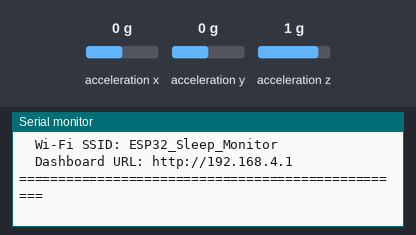
Simulated run of this sketch. Board: ESP32-S3. Parts: the last lines printed to the serial monitor. Wiring (inferred from the names in the program): MPU-6050 motion sensor at I2C address 0x68. The inputs (shaded band) are chosen by the test bench; at power-on: acceleration x 0 g, acceleration y 0 g, acceleration z 1 g.

Above: at 1.2 s.
1.3 s: acceleration x set to -1.4 g
At 2.7 s:
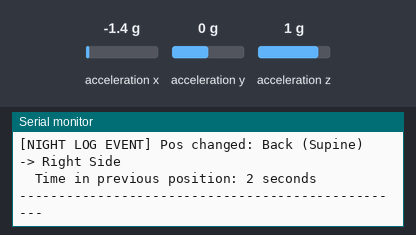
3.5 s: acceleration y set to -1.4 g
At 4.7 s:
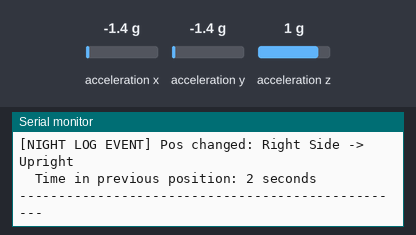
5.5 s: acceleration y set to 0 g
At 6.7 s:
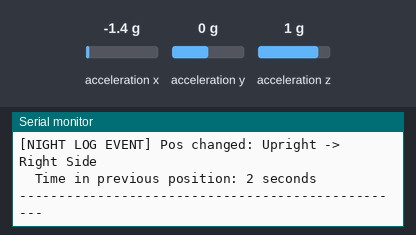
7.5 s: acceleration x set to -0.8 g
At 8.7 s:
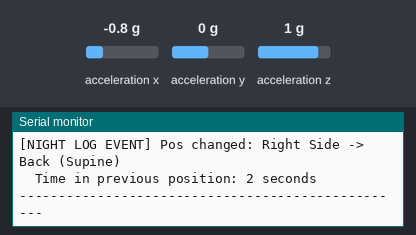
9.5 s: acceleration z set to -1.4 g
At 12.4 s:
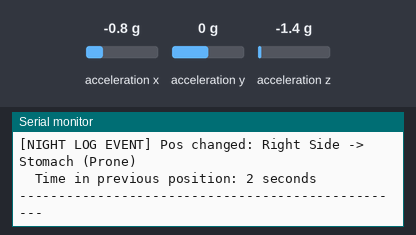
12.5 s: acceleration z set to 0 g
At 14.7 s:
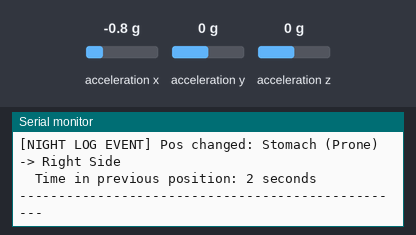

Measured:
- after the input at 1.3 s, the serial monitor: prints a new line after 0.71 s (image 1)
- after the input at 3.5 s, the serial monitor: prints a new line after 0.53 s (image 2)
- after the input at 5.5 s, the serial monitor: prints a new line after 0.54 s (image 3)
- after the input at 7.5 s, the serial monitor: prints a new line after 0.55 s (image 4)
- after the input at 9.5 s, the serial monitor: prints a new line after 0.57 s (image 5)
- after the input at 12.5 s, the serial monitor: prints a new line after 1.6 s (image 6)

The sketch:

sleep_position_monitor.ino
```cpp
#include <Wire.h>
#include <WiFi.h>
#include <WebServer.h>
#include <math.h>

// Hardware Configuration
#define MPU_ADDR 0x68
#define I2C_SDA  8
#define I2C_SCL  9
#define RGB_BUILTIN 48

// Wi-Fi SoftAP Configuration
const char* AP_SSID = "ESP32_Sleep_Monitor";
const char* AP_PASS = ""; // Open network

WebServer server(80);

// Sleep Positions
#define POS_BACK       0  // Supine (On the back) - Clinical apnea risk
#define POS_STOMACH    1  // Prone (On the stomach)
#define POS_LEFT_SIDE  2  // Left lateral decubitus
#define POS_RIGHT_SIDE 3  // Right lateral decubitus
#define POS_UPRIGHT    4  // Sitting / Standing

const char* POS_NAMES[] = {
  "ON THE BACK (Supine)",
  "ON THE STOMACH (Prone)",
  "ON THE LEFT SIDE",
  "ON THE RIGHT SIDE",
  "UPRIGHT / SITTING"
};

const char* POS_SHORT[] = {
  "Back (Supine)",
  "Stomach (Prone)",
  "Left Side",
  "Right Side",
  "Upright"
};

// Gravity low-pass filter
float grav_x = 0.0f, grav_y = 0.0f, grav_z = 1.0f;
const float ALPHA = 0.05f; // Smoothing factor for gravity isolation

// Current state & timing
int current_position = POS_BACK;
int smoothed_position = POS_BACK;
unsigned long position_start_time = 0;
unsigned long last_sample_time = 0;
const unsigned long SAMPLE_INTERVAL_MS = 20; // 50 Hz

// Cumulative statistics (seconds in each position)
unsigned long time_in_pos[5] = {0, 0, 0, 0, 0};
unsigned long last_stat_update = 0;
int total_transitions = 0;

// Night Event Log (stores up to 50 transitions)
struct SleepEvent {
  int position;
  unsigned long timestamp_sec;
  unsigned long duration_sec;
};
#define MAX_LOG_EVENTS 50
SleepEvent night_log[MAX_LOG_EVENTS];
int log_count = 0;

// Position smoothing (majority filter over 1.5 seconds)
#define SMOOTH_HISTORY 6
int pos_history[SMOOTH_HISTORY];
int history_idx = 0;
bool history_full = false;

void set_led_color(int pos) {
  #ifdef RGB_BUILTIN
  switch (pos) {
    case POS_BACK:
      neopixelWrite(RGB_BUILTIN, 0, 0, 64);    // Blue (Supine)
      break;
    case POS_STOMACH:
      neopixelWrite(RGB_BUILTIN, 64, 0, 0);    // Red (Prone)
      break;
    case POS_LEFT_SIDE:
      neopixelWrite(RGB_BUILTIN, 0, 64, 0);    // Green (Left side)
      break;
    case POS_RIGHT_SIDE:
      neopixelWrite(RGB_BUILTIN, 64, 40, 0);   // Yellow/Orange (Right side)
      break;
    case POS_UPRIGHT:
      neopixelWrite(RGB_BUILTIN, 32, 32, 32);  // Dim white (Upright)
      break;
  }
  #endif
}

int classify_sleep_position(float gx, float gy, float gz) {
  // gx: lateral axis (left/right tilt)
  // gy: longitudinal axis (head/foot tilt)
  // gz: normal axis (front/back chest expansion)

  // 1. Check if patient is sitting upright or standing (head up)
  if (fabsf(gy) > 0.65f) {
    return POS_UPRIGHT;
  }

  // 2. Identify dominant horizontal tilt
  float abs_x = fabsf(gx);
  float abs_z = fabsf(gz);

  if (abs_z >= abs_x) {
    // Sensor facing up -> Back (Supine)
    if (gz > 0.0f) {
      return POS_BACK;
    } else {
      return POS_STOMACH;
    }
  } else {
    // Sensor tilted on lateral edge
    if (gx > 0.0f) {
      return POS_LEFT_SIDE;
    } else {
      return POS_RIGHT_SIDE;
    }
  }
}

int get_smoothed_position(int raw_pos) {
  pos_history[history_idx++] = raw_pos;
  if (history_idx >= SMOOTH_HISTORY) {
    history_idx = 0;
    history_full = true;
  }

  int votes[5] = {0};
  int total = history_full ? SMOOTH_HISTORY : history_idx;
  for (int i = 0; i < total; i++) votes[pos_history[i]]++;

  int best = raw_pos;
  int max_v = 0;
  for (int p = 0; p < 5; p++) {
    if (votes[p] > max_v) {
      max_v = votes[p];
      best = p;
    }
  }
  return best;
}

void log_position_change(int old_pos, int new_pos, unsigned long dur_sec) {
  if (log_count < MAX_LOG_EVENTS) {
    night_log[log_count].position = old_pos;
    night_log[log_count].timestamp_sec = millis() / 1000;
    night_log[log_count].duration_sec = dur_sec;
    log_count++;
  } else {
    // Shift log
    for (int i = 0; i < MAX_LOG_EVENTS - 1; i++) {
      night_log[i] = night_log[i + 1];
    }
    night_log[MAX_LOG_EVENTS - 1].position = old_pos;
    night_log[MAX_LOG_EVENTS - 1].timestamp_sec = millis() / 1000;
    night_log[MAX_LOG_EVENTS - 1].duration_sec = dur_sec;
  }
  total_transitions++;

  Serial.println("\n--------------------------------------------------");
  Serial.printf("[NIGHT LOG EVENT] Pos changed: %s -> %s\n", POS_SHORT[old_pos], POS_SHORT[new_pos]);
  Serial.printf("  Time in previous position: %lu seconds\n", dur_sec);
  Serial.println("--------------------------------------------------");
}

// Embedded HTML UI
const char SLEEP_HTML[] PROGMEM = R"rawliteral(
<!DOCTYPE html>
<html lang="en">
<head>
  <meta charset="UTF-8">
  <meta name="viewport" content="width=device-width, initial-scale=1.0">
  <title>Overnight Sleep Position Monitor - ESP32-S3</title>
  <style>
    :root {
      --bg: #0b0f19; --card: #151c2c; --border: #232f48;
      --back: #3b82f6; --stomach: #ef4444; --left: #10b981; --right: #f59e0b; --upright: #94a3b8;
    }
    * { box-sizing: border-box; margin: 0; padding: 0; font-family: -apple-system, BlinkMacSystemFont, "Segoe UI", Roboto, sans-serif; }
    body { background: var(--bg); color: #f1f5f9; padding: 1.5rem; display: flex; flex-direction: column; gap: 1.5rem; }
    header { border-bottom: 1px solid var(--border); padding-bottom: 1rem; display: flex; justify-content: space-between; align-items: center; flex-wrap: wrap; gap: 0.8rem; }
    h1 { font-size: 1.4rem; display: flex; align-items: center; gap: 0.5rem; }
    .badge { background: #1e293b; color: #38bdf8; border: 1px solid #38bdf8; padding: 0.2rem 0.6rem; border-radius: 99px; font-size: 0.8rem; }
    .grid { display: grid; grid-template-columns: 1fr 1fr; gap: 1.5rem; }
    @media (max-width: 800px) { .grid { grid-template-columns: 1fr; } }
    .card { background: var(--card); border: 1px solid var(--border); border-radius: 12px; padding: 1.5rem; display: flex; flex-direction: column; gap: 1rem; }
    .card-title { font-size: 1rem; text-transform: uppercase; letter-spacing: 0.05em; color: #94a3b8; }

    /* Live Position Display */
    .pos-box { display: flex; flex-direction: column; align-items: center; justify-content: center; padding: 2rem; border-radius: 12px; background: #0a0e17; border: 2px solid var(--border); text-align: center; min-height: 170px; }
    .pos-name { font-size: 2rem; font-weight: 800; letter-spacing: 0.05em; margin-bottom: 0.5rem; }
    .pos-dur { font-size: 1.1rem; color: #94a3b8; }
    .pos-back { border-color: var(--back); color: var(--back); box-shadow: 0 0 25px rgba(59,130,246,0.25); }
    .pos-stomach { border-color: var(--stomach); color: var(--stomach); box-shadow: 0 0 25px rgba(239,68,68,0.25); }
    .pos-left { border-color: var(--left); color: var(--left); box-shadow: 0 0 25px rgba(16,185,129,0.25); }
    .pos-right { border-color: var(--right); color: var(--right); box-shadow: 0 0 25px rgba(245,158,11,0.25); }
    .pos-upright { border-color: var(--upright); color: var(--upright); }

    /* Apnea alert banner */
    .apnea-warning { display: none; padding: 0.8rem 1.2rem; border-radius: 8px; background: rgba(239,68,68,0.15); border: 1px solid #ef4444; color: #fca5a5; font-size: 0.9rem; align-items: center; gap: 0.6rem; }

    /* Distribution Progress Bars */
    .dist-row { display: flex; flex-direction: column; gap: 0.3rem; font-size: 0.9rem; }
    .dist-header { display: flex; justify-content: space-between; font-weight: 600; }
    .bar-bg { height: 12px; background: #1e293b; border-radius: 6px; overflow: hidden; }
    .bar-fill { height: 100%; width: 0%; transition: width 0.3s; border-radius: 6px; }

    /* Table for Night Log */
    table { width: 100%; border-collapse: collapse; font-size: 0.85rem; margin-top: 0.5rem; }
    th, td { padding: 0.6rem; text-align: left; border-bottom: 1px solid var(--border); }
    th { color: #94a3b8; font-weight: 600; text-transform: uppercase; font-size: 0.75rem; }
  </style>
</head>
<body>
  <header>
    <div>
      <h1>🛌 Overnight Sleep Position Monitor <span class="badge">Own Extension</span></h1>
      <p style="color: #94a3b8; font-size: 0.85rem; margin-top: 0.2rem;">Computer-Aided Medical Diagnostics - Positional Sleep Apnea Diagnostic</p>
    </div>
    <span id="uptime" style="font-size: 0.85rem; color: #38bdf8;">Recording: 0 s</span>
  </header>

  <div id="apneaAlert" class="apnea-warning">
    <span>⚠️ <strong>Positional Apnea Warning:</strong> Patient has remained in Supine position (on the back) for > 15s. Higher risk of airway collapse.</span>
  </div>

  <div class="grid">
    <!-- Card 1: Live Sleep Posture -->
    <div class="card">
      <div class="card-title">Current Sleep Position</div>
      <div id="posBox" class="pos-box pos-back">
        <div id="posName" class="pos-name">ON THE BACK (Supine)</div>
        <div id="posDur" class="pos-dur">Time in position: 0 s</div>
      </div>
      <div style="font-size: 0.85rem; color: #94a3b8; line-height: 1.4;">
        💡 <strong>Clinical relevance:</strong> In Positional Obstructive Sleep Apnea (POSA), breathing events occur predominantly while sleeping on the back.
      </div>
    </div>

    <!-- Card 2: Cumulative Sleep Distribution -->
    <div class="card">
      <div class="card-title">Night Sleep Position Distribution</div>

      <div class="dist-row">
        <div class="dist-header"><span>🔵 On the Back (Supine)</span><span id="pctBack">0%</span></div>
        <div class="bar-bg"><div id="barBack" class="bar-fill" style="background: var(--back);"></div></div>
      </div>

      <div class="dist-row">
        <div class="dist-header"><span>🔴 On the Stomach (Prone)</span><span id="pctStomach">0%</span></div>
        <div class="bar-bg"><div id="barStomach" class="bar-fill" style="background: var(--stomach);"></div></div>
      </div>

      <div class="dist-row">
        <div class="dist-header"><span>🟢 Left Side</span><span id="pctLeft">0%</span></div>
        <div class="bar-bg"><div id="barLeft" class="bar-fill" style="background: var(--left);"></div></div>
      </div>

      <div class="dist-row">
        <div class="dist-header"><span>🟡 Right Side</span><span id="pctRight">0%</span></div>
        <div class="bar-bg"><div id="barRight" class="bar-fill" style="background: var(--right);"></div></div>
      </div>

      <div class="dist-row">
        <div class="dist-header"><span>⚪ Upright / Sitting</span><span id="pctUpright">0%</span></div>
        <div class="bar-bg"><div id="barUpright" class="bar-fill" style="background: var(--upright);"></div></div>
      </div>
    </div>
  </div>

  <!-- Card 3: Night Event Log -->
  <div class="card">
    <div style="display: flex; justify-content: space-between; align-items: center;">
      <div class="card-title">Log of the Night (Transition History)</div>
      <span id="transCount" style="font-size: 0.85rem; color: #94a3b8;">Total transitions: 0</span>
    </div>
    <div style="max-height: 200px; overflow-y: auto;">
      <table>
        <thead>
          <tr>
            <th>Event #</th>
            <th>Sleep Position</th>
            <th>Timestamp</th>
            <th>Duration</th>
          </tr>
        </thead>
        <tbody id="logBody">
          <tr><td colspan="4" style="text-align: center; color: #64748b;">No position change logged yet.</td></tr>
        </tbody>
      </table>
    </div>
  </div>

  <script>
    async function updateData() {
      try {
        const res = await fetch('/sleep_data');
        if (!res.ok) return;
        const d = await res.json();

        // Update live position
        const posBox = document.getElementById('posBox');
        const posName = document.getElementById('posName');
        const posDur = document.getElementById('posDur');

        posBox.className = 'pos-box';
        const pNames = ['pos-back', 'pos-stomach', 'pos-left', 'pos-right', 'pos-upright'];
        posBox.classList.add(pNames[d.current_pos]);
        posName.innerText = d.pos_name;
        posDur.innerText = `Time in position: ${d.current_duration} s`;

        // Apnea warning for prolonged back sleeping (> 15s in demo)
        const alertBanner = document.getElementById('apneaAlert');
        if (d.current_pos === 0 && d.current_duration >= 15) {
          alertBanner.style.display = 'flex';
        } else {
          alertBanner.style.display = 'none';
        }

        // Update total time
        document.getElementById('uptime').innerText = `Recording: ${d.total_time} s`;
        document.getElementById('transCount').innerText = `Total transitions: ${d.transitions}`;

        // Update distribution bars
        const t = d.total_time > 0 ? d.total_time : 1;
        const pBack = Math.round((d.time_in_pos[0] / t) * 100);
        const pStom = Math.round((d.time_in_pos[1] / t) * 100);
        const pLeft = Math.round((d.time_in_pos[2] / t) * 100);
        const pRigh = Math.round((d.time_in_pos[3] / t) * 100);
        const pUpri = Math.round((d.time_in_pos[4] / t) * 100);

        document.getElementById('pctBack').innerText = `${d.time_in_pos[0]}s (${pBack}%)`;
        document.getElementById('barBack').style.width = pBack + '%';

        document.getElementById('pctStomach').innerText = `${d.time_in_pos[1]}s (${pStom}%)`;
        document.getElementById('barStomach').style.width = pStom + '%';

        document.getElementById('pctLeft').innerText = `${d.time_in_pos[2]}s (${pLeft}%)`;
        document.getElementById('barLeft').style.width = pLeft + '%';

        document.getElementById('pctRight').innerText = `${d.time_in_pos[3]}s (${pRigh}%)`;
        document.getElementById('barRight').style.width = pRigh + '%';

        document.getElementById('pctUpright').innerText = `${d.time_in_pos[4]}s (${pUpri}%)`;
        document.getElementById('barUpright').style.width = pUpri + '%';

        // Update log table
        if (d.log && d.log.length > 0) {
          const tbody = document.getElementById('logBody');
          tbody.innerHTML = '';
          d.log.slice().reverse().forEach((ev, idx) => {
            const row = document.createElement('tr');
            row.innerHTML = `
              <td>#${d.log.length - idx}</td>
              <td style="font-weight: 600;">${ev.position}</td>
              <td>+${ev.time} s</td>
              <td>${ev.duration} s</td>
            `;
            tbody.appendChild(row);
          });
        }

      } catch (e) {}
    }

    setInterval(updateData, 500);
  </script>
</body>
</html>
)rawliteral";

void handleRoot() {
  server.send(200, "text/html", SLEEP_HTML);
}

void handleSleepData() {
  unsigned long now_sec = millis() / 1000;
  unsigned long cur_dur = (millis() - position_start_time) / 1000;
  unsigned long total_time = now_sec;

  // Build JSON
  String json = "{";
  json += "\"current_pos\":" + String(smoothed_position) + ",";
  json += "\"pos_name\":\"" + String(POS_NAMES[smoothed_position]) + "\",";
  json += "\"current_duration\":" + String(cur_dur) + ",";
  json += "\"total_time\":" + String(total_time) + ",";
  json += "\"transitions\":" + String(total_transitions) + ",";
  json += "\"time_in_pos\":[" +
          String(time_in_pos[0]) + "," +
          String(time_in_pos[1]) + "," +
          String(time_in_pos[2]) + "," +
          String(time_in_pos[3]) + "," +
          String(time_in_pos[4]) + "],";

  json += "\"log\":[";
  for (int i = 0; i < log_count; i++) {
    json += "{\"position\":\"" + String(POS_SHORT[night_log[i].position]) + "\",";
    json += "\"time\":" + String(night_log[i].timestamp_sec) + ",";
    json += "\"duration\":" + String(night_log[i].duration_sec) + "}";
    if (i < log_count - 1) json += ",";
  }
  json += "]}";

  server.send(200, "application/json", json);
}

void setup() {
  Serial.begin(115200);
  Wire.begin(I2C_SDA, I2C_SCL);

  // Wake up MPU-6050
  Wire.beginTransmission(MPU_ADDR);
  Wire.write(0x6B);
  Wire.write(0);
  Wire.endTransmission(true);

  // Configure Accel (+/- 4g)
  Wire.beginTransmission(MPU_ADDR);
  Wire.write(0x1C);
  Wire.write(0x08);
  Wire.endTransmission(true);

  #ifdef RGB_BUILTIN
  neopixelWrite(RGB_BUILTIN, 0, 0, 64);
  #endif

  position_start_time = millis();
  last_stat_update = millis();

  // Configure Wi-Fi SoftAP
  WiFi.mode(WIFI_AP);
  WiFi.softAP(AP_SSID, AP_PASS);

  IPAddress myIP = WiFi.softAPIP();
  Serial.println("==================================================");
  Serial.println("  ESP32-S3 Sleep Position Monitor & Night Logger");
  Serial.print("  Wi-Fi SSID: "); Serial.println(AP_SSID);
  Serial.print("  Dashboard URL: http://"); Serial.println(myIP);
  Serial.println("==================================================");

  server.on("/", handleRoot);
  server.on("/sleep_data", handleSleepData);
  server.begin();
}

void loop() {
  server.handleClient();

  unsigned long now = millis();

  // Update cumulative time stats every second
  if (now - last_stat_update >= 1000) {
    time_in_pos[smoothed_position] += (now - last_stat_update) / 1000;
    last_stat_update = now;
  }

  // Sample IMU at 50 Hz
  if (now - last_sample_time >= SAMPLE_INTERVAL_MS) {
    last_sample_time = now;

    Wire.beginTransmission(MPU_ADDR);
    Wire.write(0x3B);
    Wire.endTransmission(false);
    Wire.requestFrom(MPU_ADDR, 6, true); // Read ax, ay, az

    if (Wire.available() >= 6) {
      int16_t raw_ax = (Wire.read() << 8) | Wire.read();
      int16_t raw_ay = (Wire.read() << 8) | Wire.read();
      int16_t raw_az = (Wire.read() << 8) | Wire.read();

      float ax = raw_ax / 8192.0f;
      float ay = raw_ay / 8192.0f;
      float az = raw_az / 8192.0f;

      // Low-pass filter to isolate steady gravity vector
      grav_x = (1.0f - ALPHA) * grav_x + ALPHA * ax;
      grav_y = (1.0f - ALPHA) * grav_y + ALPHA * ay;
      grav_z = (1.0f - ALPHA) * grav_z + ALPHA * az;

      int raw_pos = classify_sleep_position(grav_x, grav_y, grav_z);
      int smoothed_pos = get_smoothed_position(raw_pos);

      // Handle position transition
      if (smoothed_pos != smoothed_position) {
        unsigned long dur = (now - position_start_time) / 1000;
        if (dur >= 2) { // only log if held for at least 2 seconds
          log_position_change(smoothed_position, smoothed_pos, dur);
          smoothed_position = smoothed_pos;
          position_start_time = now;
          set_led_color(smoothed_position);
        }
      }
    }
  }
}
```
